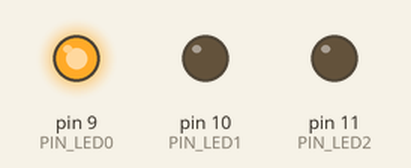
Recording of a sketch running on a simulated Arduino Uno, built with avr-gcc and run on an emulated ATmega328P. Parts: output pins drawn as LEDs (lit = HIGH).

Above: at 0.12 s.
At 1.0 s:
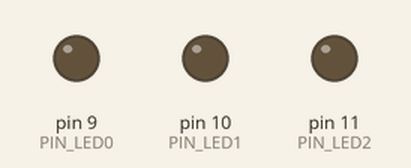
At 1.62 s:
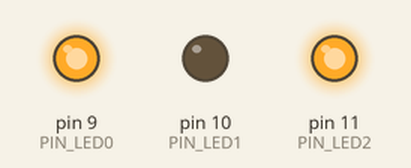
At 2.87 s:
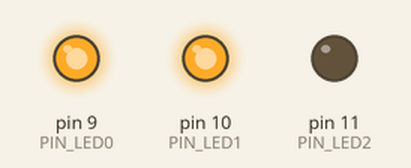
At 5.12 s:
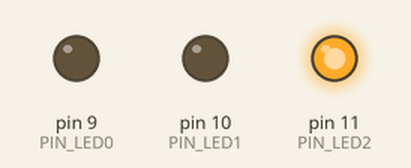
At 9.37 s:
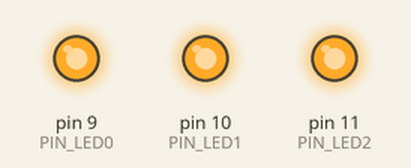
Timing chart, 0 to 9.8 s (numbered marks = the images above):
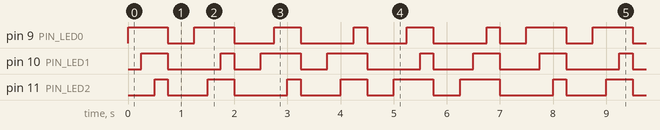

Measured:
- by itself, pin 10 (PIN_LED1): repeats every 7.5 s: LOW 1.0 s, HIGH 0.25 s, 2 × (LOW 0.50 s, HIGH 0.75 s), LOW 1.0 s, HIGH 0.25 s, 2 × (LOW 0.75 s, HIGH 0.50 s)
- by itself, pin 11 (PIN_LED2): repeats every 7.5 s: LOW 0.75 s, HIGH 0.50 s, LOW 1.0 s, HIGH 0.25 s, LOW 0.75 s, HIGH 0.50 s, 2 × (LOW 0.50 s, HIGH 0.75 s), LOW 1.0 s, HIGH 0.25 s
- by itself, everything shown: repeats every 7.5 s, in 24 steps

The sketch:

sketch_ej14.ino
```cpp
#define PIN_LED0 9
#define PIN_LED1 10
#define PIN_LED2 11

void setup() {
  pinMode(PIN_LED0, OUTPUT);
  pinMode(PIN_LED1, OUTPUT);
  pinMode(PIN_LED2, OUTPUT);
}

int combinaciones[6][3] = { {PIN_LED0, PIN_LED1, PIN_LED2}, {PIN_LED0, PIN_LED2, PIN_LED1}, {PIN_LED1, PIN_LED0, PIN_LED2}, {PIN_LED1, PIN_LED2, PIN_LED0}, {PIN_LED2, PIN_LED0, PIN_LED1}, {PIN_LED2, PIN_LED1, PIN_LED0} };

void loop() {


  for(int i=0; i<6; i++) {

    for(int j=0; j<3; j++) {
      int ledAPrender = combinaciones[i][j];
      digitalWrite(ledAPrender, HIGH);
      delay(250);
    }

    digitalWrite(PIN_LED0, LOW);
    digitalWrite(PIN_LED1, LOW);
    digitalWrite(PIN_LED2, LOW);
    delay(500);
  }

}
```
